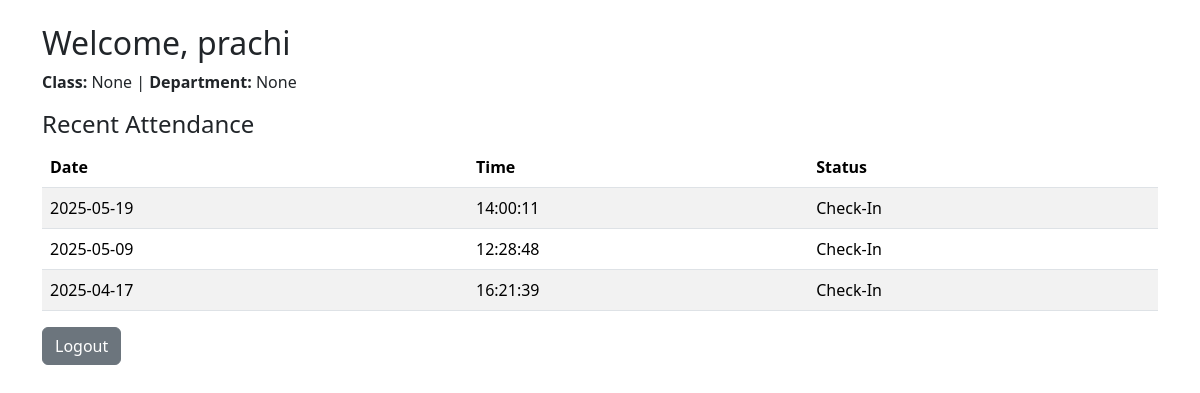
The app's page /student_dashboard (signed in) with its own data.
### tables this page shows
CREATE TABLE users (
        id INTEGER PRIMARY KEY AUTOINCREMENT,
        name TEXT,
        image_path TEXT
    , student_id TEXT, class_year TEXT, department TEXT, password TEXT);

CREATE TABLE attendance (
        id INTEGER PRIMARY KEY AUTOINCREMENT,
        user_id INTEGER,
        timestamp TEXT, status TEXT, s TEXT, student_id TEXT,
        FOREIGN KEY(user_id) REFERENCES users(id)
    );

### main.py (the view)
@app.route('/student_dashboard')
def student_dashboard():
    student_id = session.get('student_id')
    if not student_id:
        return redirect(url_for('login'))
    conn = sqlite3.connect('database.db')
    conn.row_factory = sqlite3.Row
    cur = conn.cursor()
    cur.execute("SELECT * FROM users WHERE student_id = ?", (student_id,))
    student = cur.fetchone()
    cur.execute('''
        SELECT DATE(timestamp) AS date, TIME(timestamp) AS time, status
        FROM attendance
        WHERE user_id = ?
        ORDER BY timestamp DESC
        LIMIT 10
    ''', (student['id'],))
    attendance_records = cur.fetchall()
    conn.close()
    return render_template('student_dashboard.html', student=student, attendance_records=attendance_records)

### templates/student_dashboard.html (shortened to what this page needs)
<!DOCTYPE html>
<html lang="en">
<head>
  <link rel="stylesheet" href="https://cdn.jsdelivr.net/npm/bootstrap@5.3.3/dist/css/bootstrap.min.css">
</head>
<body class="container mt-4">
  <h2>Welcome, {{ student.name }}</h2>
  <p><strong>Class:</strong> {{ student.class_year }} | <strong>Department:</strong> {{ student.department }}</p>
  <h4>Recent Attendance</h4>
  <table class="table table-striped">
    <thead>
      <tr>
        <th>Date</th><th>Time</th><th>Status</th>
      </tr>
    </thead>
    <tbody>
      {% for record in attendance_records %}
        <tr>
          <td>{{ record['date'] }}</td>
          <td>{{ record['time'] }}</td>
          <td>{{ record['status'] }}</td>
        </tr>
      {% endfor %}
    </tbody>
  </table>
  <a class="btn btn-secondary" href="{{ url_for('logout') }}">Logout</a>
</body>
</html>

### records on screen
users: name "prachi"
attendance: date "2025-05-19", time "14:00:11", status "Check-In"
attendance: date "2025-05-09", time "12:28:48", status "Check-In"
attendance: date "2025-04-17", time "16:21:39", status "Check-In"

### other values on screen
{{ student.class_year }} "None"
{{ student.department }} "None"
